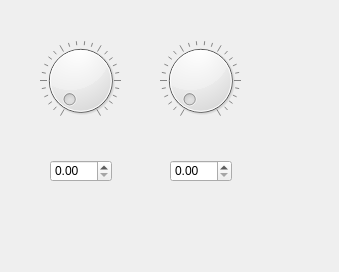
<?xml version="1.0" encoding="UTF-8"?>
<ui version="4.0">
 <class>Form</class>
 <widget class="QWidget" name="Form">
  <property name="geometry">
   <rect>
    <x>0</x>
    <y>0</y>
    <width>339</width>
    <height>272</height>
   </rect>
  </property>
  <property name="sizePolicy">
   <sizepolicy hsizetype="Fixed" vsizetype="Fixed">
    <horstretch>0</horstretch>
    <verstretch>0</verstretch>
   </sizepolicy>
  </property>
  <property name="windowTitle">
   <string>Form</string>
  </property>
  <widget class="QDial" name="dial">
   <property name="geometry">
    <rect>
     <x>40</x>
     <y>40</y>
     <width>81</width>
     <height>81</height>
    </rect>
   </property>
   <property name="wrapping">
    <bool>false</bool>
   </property>
   <property name="notchesVisible">
    <bool>true</bool>
   </property>
  </widget>
  <widget class="QDoubleSpinBox" name="doubleSpinBox">
   <property name="geometry">
    <rect>
     <x>170</x>
     <y>160</y>
     <width>62</width>
     <height>22</height>
    </rect>
   </property>
   <property name="sizePolicy">
    <sizepolicy hsizetype="Fixed" vsizetype="Fixed">
     <horstretch>0</horstretch>
     <verstretch>0</verstretch>
    </sizepolicy>
   </property>
  </widget>
  <widget class="QDial" name="fghh">
   <property name="geometry">
    <rect>
     <x>160</x>
     <y>40</y>
     <width>81</width>
     <height>81</height>
    </rect>
   </property>
   <property name="wrapping">
    <bool>false</bool>
   </property>
   <property name="notchesVisible">
    <bool>true</bool>
   </property>
  </widget>
  <widget class="QDoubleSpinBox" name="doubleSpinBox_2">
   <property name="geometry">
    <rect>
     <x>50</x>
     <y>160</y>
     <width>62</width>
     <height>22</height>
    </rect>
   </property>
   <property name="sizePolicy">
    <sizepolicy hsizetype="Fixed" vsizetype="Fixed">
     <horstretch>0</horstretch>
     <verstretch>0</verstretch>
    </sizepolicy>
   </property>
  </widget>
 </widget>
 <resources/>
 <connections/>
</ui>
